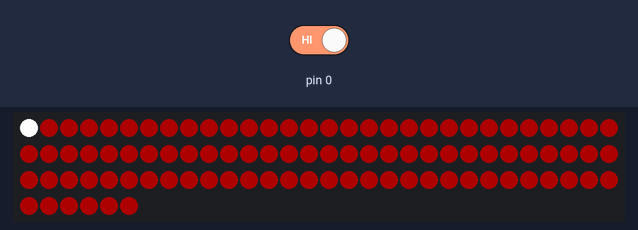
The program below on a simulated MicroPython board. On the bench: 96 RGB LEDs in strip order, left to right, continuing on the next row. The test bench sets the inputs (shaded band); at power-on: pin 0 HIGH.

Above: at 1.2 s.
1.3 s: pin 0 driven LOW
Timing chart, 0 to 4.3 s (numbered marks = the images above; inputs shaded):
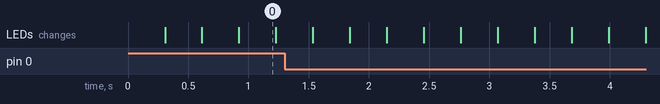

The program:

02_main.py
```python
import machine, neopixel, time

numberOfLEDs = 96

np = neopixel.NeoPixel(machine.Pin(4), numberOfLEDs)

pos = 0
while True:
	if machine.Pin(0, machine.Pin.IN).value() == 0:
		for n in range(numberOfLEDs):
			if n == pos:
				np[n] = (0, 255, 0)
			else:
				np[n] = (50, 0, 0)
	else:
		for n in range(numberOfLEDs):
			if n == pos:
				np[n] = (255, 255, 255)
			else:
				np[n] = (50, 0, 0)
	np.write()
	pos = (pos + 1) % 4
	time.sleep_ms(10)
```
